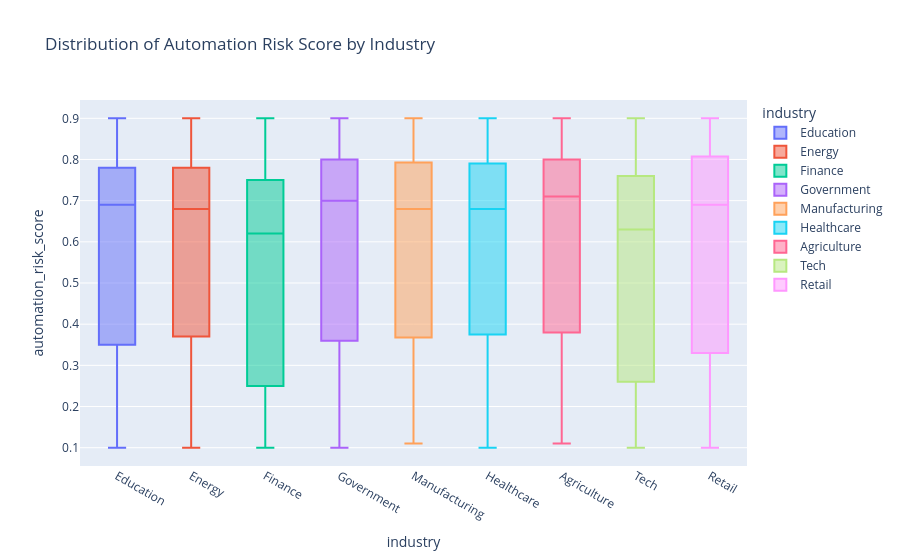

Write notebook code for a chart like this one.
### Markdown cell above
## grouping dan visualisasi automation_risk_score berdasarkan industry

### Code cell
stats_auto = df.groupby('industry')['automation_risk_score'].describe()
print("Statistik Automation Risk Score:")
display(stats_auto)

fig1 = px.box(df, x="industry", y="automation_risk_score", 
             title="Distribution of Automation Risk Score by Industry",
             color="industry")
fig1.show()

### Figure 1 — Plotly figure (JSON) as saved in the notebook; plotly's stock layout.template omitted (floating-point values rounded to 4 significant figures; data arrays with more than 128 entries replaced by an {"elided": "..."} marker saying what was removed)
{"data": [{"alignmentgroup": "True", "hovertemplate": "industry=%{x}<br>automation_risk_score=%{y}<extra></extra>", "legendgroup": "Education", "marker": {"color": "#636efa"}, "name": "Education", "notched": false, "offsetgroup": "Education", "orientation": "v", "showlegend": true, "type": "box", "x": {"elided": "535 str values"}, "x0": " ", "xaxis": "x", "y": {"elided": "535 float values"}, "y0": " ", "yaxis": "y"}, {"alignmentgroup": "True", "hovertemplate": "industry=%{x}<br>automation_risk_score=%{y}<extra></extra>", "legendgroup": "Energy", "marker": {"color": "#EF553B"}, "name": "Energy", "notched": false, "offsetgroup": "Energy", "orientation": "v", "showlegend": true, "type": "box", "x": {"elided": "522 str values"}, "x0": " ", "xaxis": "x", "y": {"elided": "522 float values"}, "y0": " ", "yaxis": "y"}, {"alignmentgroup": "True", "hovertemplate": "industry=%{x}<br>automation_risk_score=%{y}<extra></extra>", "legendgroup": "Finance", "marker": {"color": "#00cc96"}, "name": "Finance", "notched": false, "offsetgroup": "Finance", "orientation": "v", "showlegend": true, "type": "box", "x": {"elided": "549 str values"}, "x0": " ", "xaxis": "x", "y": {"elided": "549 float values"}, "y0": " ", "yaxis": "y"}, {"alignmentgroup": "True", "hovertemplate": "industry=%{x}<br>automation_risk_score=%{y}<extra></extra>", "legendgroup": "Government", "marker": {"color": "#ab63fa"}, "name": "Government", "notched": false, "offsetgroup": "Government", "orientation": "v", "showlegend": true, "type": "box", "x": {"elided": "546 str values"}, "x0": " ", "xaxis": "x", "y": {"elided": "546 float values"}, "y0": " ", "yaxis": "y"}, {"alignmentgroup": "True", "hovertemplate": "industry=%{x}<br>automation_risk_score=%{y}<extra></extra>", "legendgroup": "Manufacturing", "marker": {"color": "#FFA15A"}, "name": "Manufacturing", "notched": false, "offsetgroup": "Manufacturing", "orientation": "v", "showlegend": true, "type": "box", "x": {"elided": "573 str values"}, "x0": " ", "xaxis": "x", "y": {"elided": "573 float values"}, "y0": " ", "yaxis": "y"}, {"alignmentgroup": "True", "hovertemplate": "industry=%{x}<br>automation_risk_score=%{y}<extra></extra>", "legendgroup": "Healthcare", "marker": {"color": "#19d3f3"}, "name": "Healthcare", "notched": false, "offsetgroup": "Healthcare", "orientation": "v", "showlegend": true, "type": "box", "x": {"elided": "560 str values"}, "x0": " ", "xaxis": "x", "y": {"elided": "560 float values"}, "y0": " ", "yaxis": "y"}, {"alignmentgroup": "True", "hovertemplate": "industry=%{x}<br>automation_risk_score=%{y}<extra></extra>", "legendgroup": "Agriculture", "marker": {"color": "#FF6692"}, "name": "Agriculture", "notched": false, "offsetgroup": "Agriculture", "orientation": "v", "showlegend": true, "type": "box", "x": {"elided": "569 str values"}, "x0": " ", "xaxis": "x", "y": {"elided": "569 float values"}, "y0": " ", "yaxis": "y"}, {"alignmentgroup": "True", "hovertemplate": "industry=%{x}<br>automation_risk_score=%{y}<extra></extra>", "legendgroup": "Tech", "marker": {"color": "#B6E880"}, "name": "Tech", "notched": false, "offsetgroup": "Tech", "orientation": "v", "showlegend": true, "type": "box", "x": {"elided": "579 str values"}, "x0": " ", "xaxis": "x", "y": {"elided": "579 float values"}, "y0": " ", "yaxis": "y"}, {"alignmentgroup": "True", "hovertemplate": "industry=%{x}<br>automation_risk_score=%{y}<extra></extra>", "legendgroup": "Retail", "marker": {"color": "#FF97FF"}, "name": "Retail", "notched": false, "offsetgroup": "Retail", "orientation": "v", "showlegend": true, "type": "box", "x": {"elided": "567 str values"}, "x0": " ", "xaxis": "x", "y": {"elided": "567 float values"}, "y0": " ", "yaxis": "y"}], "layout": {"boxmode": "overlay", "legend": {"title": {"text": "industry"}, "tracegroupgap": 0}, "title": {"text": "Distribution of Automation Risk Score by Industry"}, "xaxis": {"anchor": "y", "categoryarray": ["Education", "Energy", "Finance", "Government", "Manufacturing", "Healthcare", "Agriculture", "Tech", "Retail"], "categoryorder": "array", "domain": [0, 1], "title": {"text": "industry"}}, "yaxis": {"anchor": "x", "domain": [0, 1], "title": {"text": "automation_risk_score"}}}}
